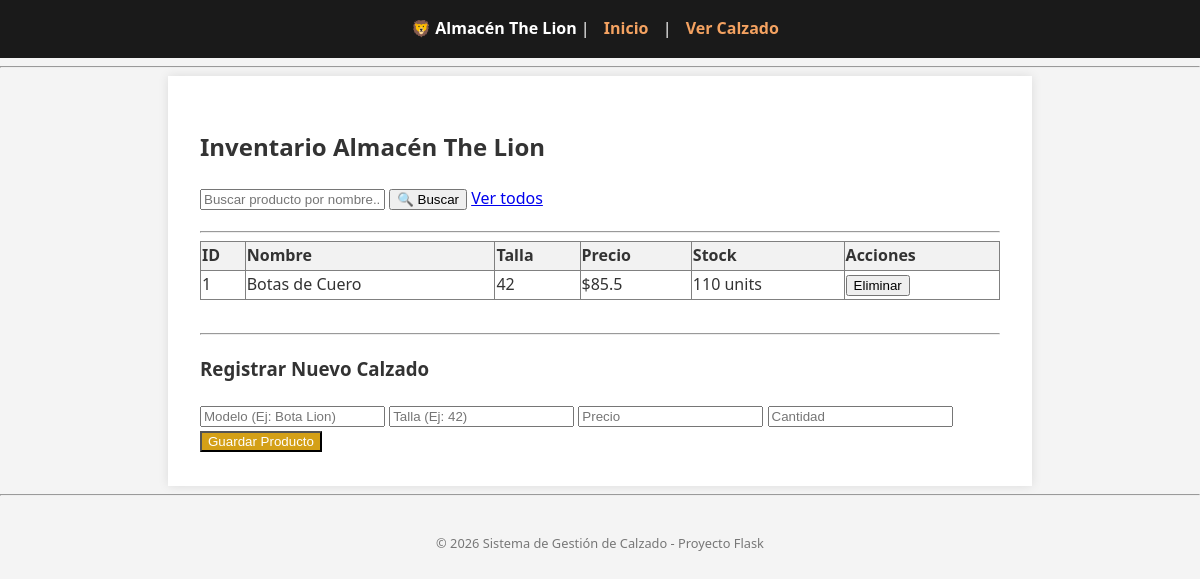
The app's page /, older data.
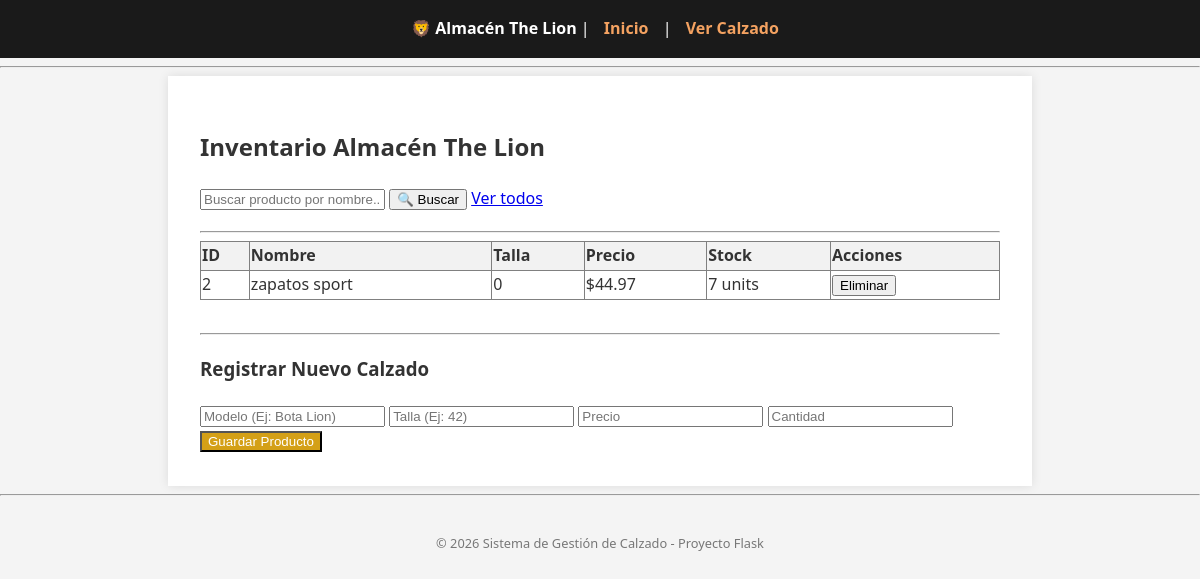
The same page, newer data.
### app.py (models this page shows)
class Producto(db.Model):
    __tablename__ = 'productos'
    id = db.Column(db.Integer, primary_key=True)
    nombre = db.Column(db.String(100), nullable=False)
    precio = db.Column(db.Float, nullable=False)
    stock = db.Column(db.Integer, nullable=False)
    talla = db.Column(db.Integer, nullable=False)

### app.py (the view)
@app.route('/')
def index():
    productos = Producto.query.all()
    return render_template('index.html', productos=productos)

### templates/index.html
{% extends "base.html" %}
{% block content %}
<h2>Inventario Almacén The Lion</h2>
<form action="{{ url_for('buscar') }}" method="GET" style="margin-bottom: 20px;">
    <input type="text" name="query" placeholder="Buscar producto por nombre..." required>
    <button type="submit">🔍 Buscar</button>
    <a href="{{ url_for('index') }}">Ver todos</a>
</form>
<hr>
<table border="1" style="width:100%; border-collapse: collapse; text-align: left;">
    <thead>
        <tr style="background-color: #f2f2f2;">
            <th>ID</th>
            <th>Nombre</th>
            <th>Talla</th>
            <th>Precio</th>
            <th>Stock</th>
            <th>Acciones</th>
        </tr>
    </thead>
    <tbody>
        {% for p in productos %}
        <tr>
            <td>{{ p.id }}</td>
            <td>{{ p.nombre }}</td>
            <td>{{ p.talla }}</td>
            <td>${{ p.precio }}</td>
            <td>{{ p.stock }} units</td>
            <td>
                <form action="{{ url_for('eliminar', id=p.id) }}" method="POST" style="display:inline;">
                    <button type="submit" onclick="return confirm('¿Estás seguro de eliminar este calzado?')">Eliminar</button>
                </form>
            </td>
        </tr>
        {% endfor %}
    </tbody>
</table>
<br><hr>
<h3>Registrar Nuevo Calzado</h3>
<form action="{{ url_for('agregar_producto') }}" method="POST">
    <input type="text" name="nombre" placeholder="Modelo (Ej: Bota Lion)" required>
    <input type="number" name="talla" placeholder="Talla (Ej: 42)" required>
    <input type="number" step="0.01" name="precio" placeholder="Precio" required>
    <input type="number" name="stock" placeholder="Cantidad" required>
    <button type="submit" style="background-color: #d4a017; color: white; cursor: pointer;">Guardar Producto</button>
</form>
{% endblock %}

Row changes from the older to the newer data that the page shows:
removed Producto: id "1", nombre "Botas de Cuero", talla "42", precio "85.5", stock "110"
added Producto: id "2", nombre "zapatos sport", talla "0", precio "44.97", stock "7"
